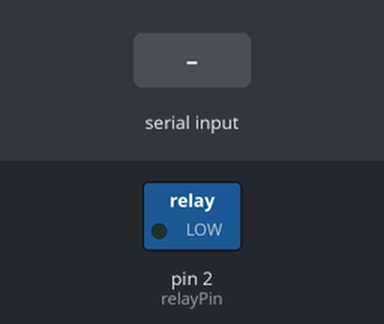
The sketch below on a simulated Arduino Uno, built with avr-gcc and run on an emulated ATmega328P. Shown: switched loads named in the sketch (green lamp = pin HIGH). The test bench sets the inputs (shaded band).

Above: at 1.2 s.
1.3 s: "on" received over Serial
At 2.8 s:
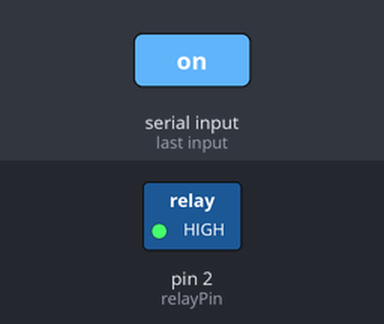
3.8 s: "off" received over Serial
At 5.9 s:
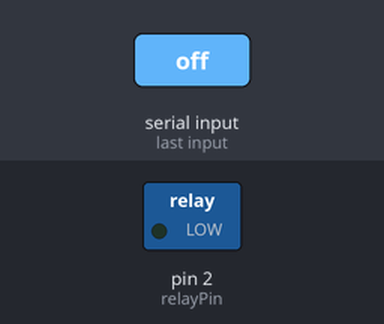
Timing chart, 0 to 7.4 s (numbered marks = the images above; inputs shaded):
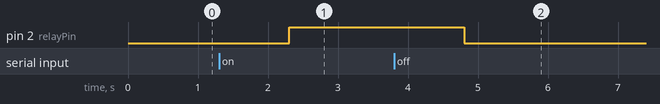

The sketch:

Relay.ino
```cpp
int relayPin =2;

void setup(){
  pinMode(relayPin,OUTPUT);
  Serial.begin(115200);
}

void loop(){
  if(Serial.available()){
    String cmd = Serial.readString();
    if(cmd == "on"){
      digitalWrite(relayPin,HIGH);
    }else if (cmd == "off"){
      digitalWrite(relayPin,LOW);
    }
  }
}
```

Measured:
- after the input at 1.3 s, pin 2 (relayPin): LOW → HIGH after 1.0 s
- after the input at 3.8 s, pin 2 (relayPin): HIGH → LOW after 1.0 s
